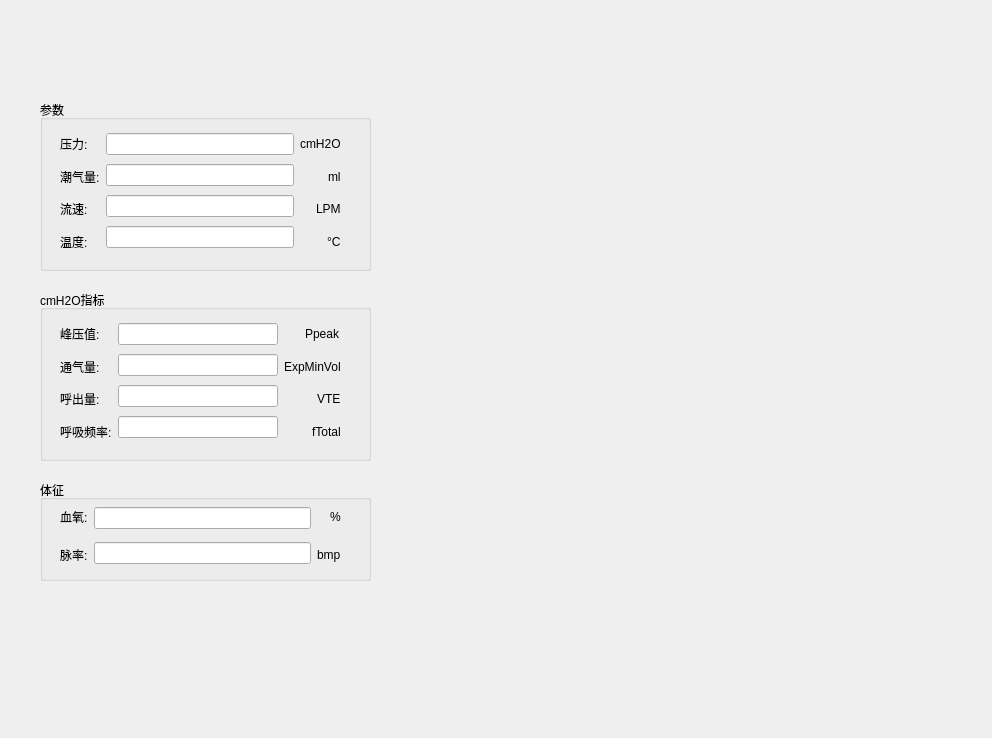
<?xml version="1.0" encoding="UTF-8"?>
<ui version="4.0">
 <class>Widget</class>
 <widget class="QWidget" name="Widget">
  <property name="geometry">
   <rect>
    <x>0</x>
    <y>0</y>
    <width>992</width>
    <height>738</height>
   </rect>
  </property>
  <property name="windowTitle">
   <string>Widget</string>
  </property>
  <widget class="QGroupBox" name="groupBox">
   <property name="geometry">
    <rect>
     <x>40</x>
     <y>100</y>
     <width>331</width>
     <height>171</height>
    </rect>
   </property>
   <property name="title">
    <string>参数</string>
   </property>
   <widget class="QWidget" name="layoutWidget">
    <property name="geometry">
     <rect>
      <x>20</x>
      <y>30</y>
      <width>281</width>
      <height>125</height>
     </rect>
    </property>
    <layout class="QHBoxLayout" name="horizontalLayout">
     <item>
      <layout class="QVBoxLayout" name="verticalLayout_2">
       <item>
        <widget class="QLabel" name="label">
         <property name="text">
          <string>压力:</string>
         </property>
        </widget>
       </item>
       <item>
        <widget class="QLabel" name="label_2">
         <property name="text">
          <string>潮气量:</string>
         </property>
        </widget>
       </item>
       <item>
        <widget class="QLabel" name="label_3">
         <property name="text">
          <string>流速:</string>
         </property>
        </widget>
       </item>
       <item>
        <widget class="QLabel" name="label_4">
         <property name="text">
          <string>温度:</string>
         </property>
        </widget>
       </item>
      </layout>
     </item>
     <item>
      <layout class="QVBoxLayout" name="verticalLayout">
       <item>
        <widget class="QLineEdit" name="lineEdit"/>
       </item>
       <item>
        <widget class="QLineEdit" name="lineEdit_2"/>
       </item>
       <item>
        <widget class="QLineEdit" name="lineEdit_3"/>
       </item>
       <item>
        <widget class="QLineEdit" name="lineEdit_4"/>
       </item>
      </layout>
     </item>
     <item>
      <layout class="QVBoxLayout" name="verticalLayout_3">
       <item alignment="Qt::AlignRight">
        <widget class="QLabel" name="label_5">
         <property name="text">
          <string>cmH2O</string>
         </property>
        </widget>
       </item>
       <item alignment="Qt::AlignRight">
        <widget class="QLabel" name="label_6">
         <property name="text">
          <string>ml</string>
         </property>
        </widget>
       </item>
       <item alignment="Qt::AlignRight">
        <widget class="QLabel" name="label_7">
         <property name="text">
          <string>LPM</string>
         </property>
        </widget>
       </item>
       <item alignment="Qt::AlignRight">
        <widget class="QLabel" name="label_8">
         <property name="text">
          <string>°C</string>
         </property>
        </widget>
       </item>
      </layout>
     </item>
    </layout>
   </widget>
  </widget>
  <widget class="QGroupBox" name="groupBox_2">
   <property name="geometry">
    <rect>
     <x>40</x>
     <y>290</y>
     <width>331</width>
     <height>171</height>
    </rect>
   </property>
   <property name="title">
    <string>cmH2O指标</string>
   </property>
   <widget class="QWidget" name="layoutWidget">
    <property name="geometry">
     <rect>
      <x>20</x>
      <y>30</y>
      <width>281</width>
      <height>125</height>
     </rect>
    </property>
    <layout class="QHBoxLayout" name="horizontalLayout_2">
     <item>
      <layout class="QVBoxLayout" name="verticalLayout_4">
       <item>
        <widget class="QLabel" name="label_9">
         <property name="text">
          <string>峰压值:</string>
         </property>
        </widget>
       </item>
       <item>
        <widget class="QLabel" name="label_10">
         <property name="text">
          <string>通气量:</string>
         </property>
        </widget>
       </item>
       <item>
        <widget class="QLabel" name="label_11">
         <property name="text">
          <string>呼出量:</string>
         </property>
        </widget>
       </item>
       <item>
        <widget class="QLabel" name="label_12">
         <property name="text">
          <string>呼吸频率:</string>
         </property>
        </widget>
       </item>
      </layout>
     </item>
     <item>
      <layout class="QVBoxLayout" name="verticalLayout_5">
       <item>
        <widget class="QLineEdit" name="lineEdit_5"/>
       </item>
       <item>
        <widget class="QLineEdit" name="lineEdit_6"/>
       </item>
       <item>
        <widget class="QLineEdit" name="lineEdit_7"/>
       </item>
       <item>
        <widget class="QLineEdit" name="lineEdit_8"/>
       </item>
      </layout>
     </item>
     <item>
      <layout class="QVBoxLayout" name="verticalLayout_6">
       <item alignment="Qt::AlignRight">
        <widget class="QLabel" name="label_13">
         <property name="text">
          <string>Ppeak</string>
         </property>
        </widget>
       </item>
       <item alignment="Qt::AlignRight">
        <widget class="QLabel" name="label_14">
         <property name="text">
          <string>ExpMinVol</string>
         </property>
        </widget>
       </item>
       <item alignment="Qt::AlignRight">
        <widget class="QLabel" name="label_15">
         <property name="text">
          <string>VTE</string>
         </property>
        </widget>
       </item>
       <item alignment="Qt::AlignRight">
        <widget class="QLabel" name="label_16">
         <property name="text">
          <string>fTotal</string>
         </property>
        </widget>
       </item>
      </layout>
     </item>
    </layout>
   </widget>
  </widget>
  <widget class="QGroupBox" name="groupBox_3">
   <property name="geometry">
    <rect>
     <x>40</x>
     <y>480</y>
     <width>331</width>
     <height>101</height>
    </rect>
   </property>
   <property name="title">
    <string>体征</string>
   </property>
   <widget class="QWidget" name="layoutWidget_3">
    <property name="geometry">
     <rect>
      <x>20</x>
      <y>20</y>
      <width>281</width>
      <height>71</height>
     </rect>
    </property>
    <layout class="QHBoxLayout" name="horizontalLayout_4">
     <item>
      <layout class="QVBoxLayout" name="verticalLayout_10">
       <item>
        <widget class="QLabel" name="label_25">
         <property name="text">
          <string>血氧:</string>
         </property>
        </widget>
       </item>
       <item>
        <widget class="QLabel" name="label_26">
         <property name="text">
          <string>脉率:</string>
         </property>
        </widget>
       </item>
      </layout>
     </item>
     <item>
      <layout class="QVBoxLayout" name="verticalLayout_11">
       <item>
        <widget class="QLineEdit" name="lineEdit_13"/>
       </item>
       <item>
        <widget class="QLineEdit" name="lineEdit_14"/>
       </item>
      </layout>
     </item>
     <item>
      <layout class="QVBoxLayout" name="verticalLayout_12">
       <item alignment="Qt::AlignRight">
        <widget class="QLabel" name="label_29">
         <property name="text">
          <string>%</string>
         </property>
        </widget>
       </item>
       <item alignment="Qt::AlignRight">
        <widget class="QLabel" name="label_30">
         <property name="text">
          <string>bmp</string>
         </property>
        </widget>
       </item>
      </layout>
     </item>
    </layout>
   </widget>
  </widget>
  <widget class="QChartView" name="widget" native="true">
   <property name="geometry">
    <rect>
     <x>419</x>
     <y>69</y>
     <width>551</width>
     <height>201</height>
    </rect>
   </property>
  </widget>
  <widget class="QChartView" name="widget_2" native="true">
   <property name="geometry">
    <rect>
     <x>420</x>
     <y>280</y>
     <width>551</width>
     <height>201</height>
    </rect>
   </property>
  </widget>
  <widget class="QChartView" name="widget_3" native="true">
   <property name="geometry">
    <rect>
     <x>420</x>
     <y>490</y>
     <width>551</width>
     <height>201</height>
    </rect>
   </property>
  </widget>
 </widget>
 <customwidgets>
  <customwidget>
   <class>QChartView</class>
   <extends>QWidget</extends>
   <header>qchartview.h</header>
   <container>1</container>
  </customwidget>
 </customwidgets>
 <resources/>
 <connections/>
</ui>
